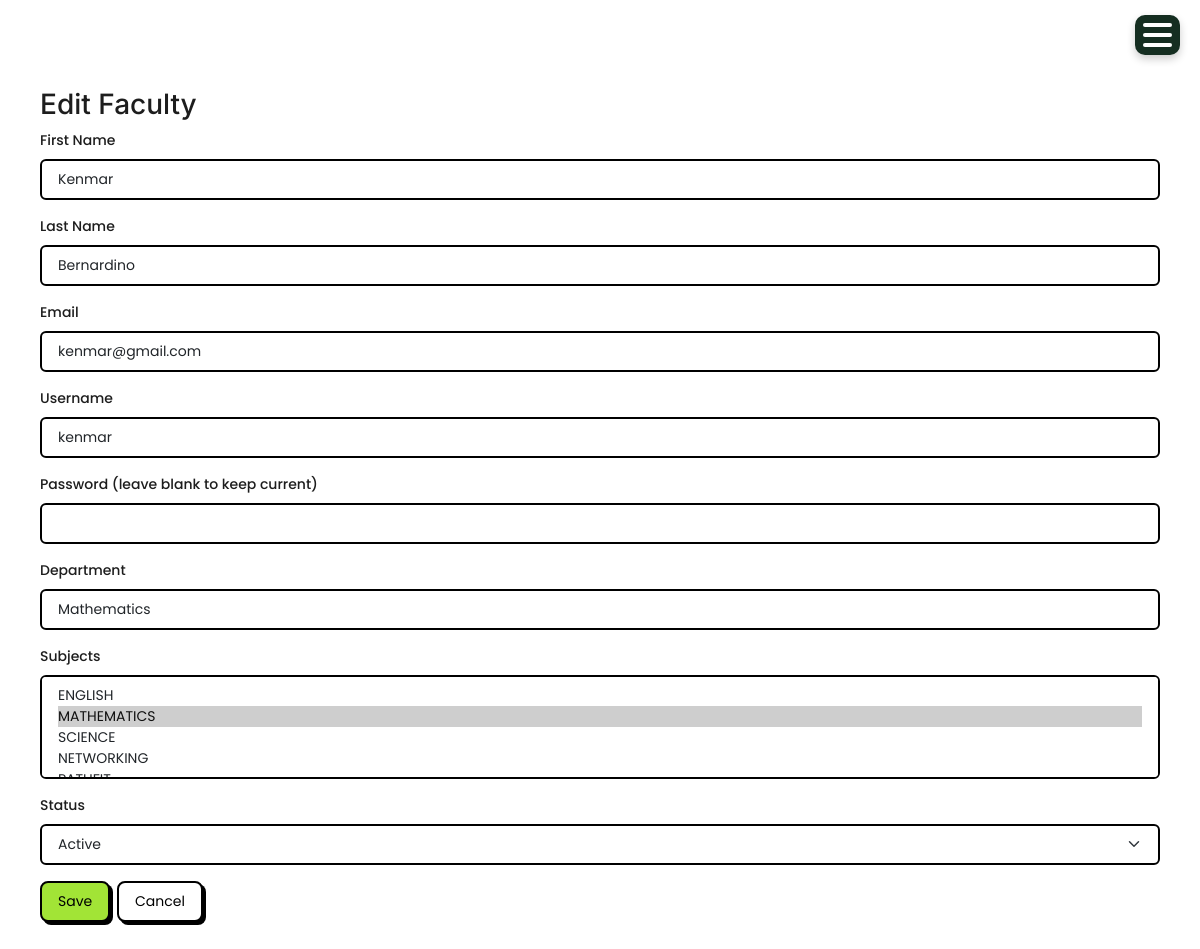
Page /edit_faculties/15/ on the committed database.
### account/models.py (models this page shows, shortened)
class Faculty(models.Model):
    user = models.OneToOneField(User, on_delete=models.CASCADE)
    department = models.CharField(max_length=100)
    subjects = models.ManyToManyField(Subject, blank=True)
    status = models.CharField(max_length=20, default="Active")

class User(AbstractUser):
    is_admin = models.BooleanField('Is admin', default=False)
    is_student = models.BooleanField('Is student', default=False)
    is_faculty = models.BooleanField('Is faculty', default=False)
    department = models.CharField(max_length=100, blank=True, null=True)
    course = models.CharField(max_length=100, blank=True, null=True)
    section = models.CharField(max_length=50, blank=True, null=True)
    status = models.CharField(max_length=20, default="Active")  # Active, Inactive, Pending
    ROLE_CHOICES = (
        ('admin', 'Admin'),
        ('faculty', 'Faculty'),
        ('student', 'Student'),
    )
    role = models.CharField(max_length=20, choices=ROLE_CHOICES)

class Subject(models.Model):
    code = models.CharField(max_length=20, default='DEFAULT_CODE')
    name = models.CharField(max_length=100)
    department = models.CharField(max_length=100)
    grade_level = models.CharField(max_length=10, choices=[
        ('Grade 7', 'Grade 7'),
        ('Grade 8', 'Grade 8'),
        ('Grade 9', 'Grade 9'),
        ('Grade 10', 'Grade 10')
    ], blank=True, null=True)
    status = models.CharField(max_length=10, choices=[('Active','Active'),('Inactive','Inactive')])

### account/views.py (the view, shortened to what this page needs)
# urls.py: path('edit_faculties/<int:faculty_id>/', views.edit_faculties, name='edit_faculties'),
def edit_faculties(request, faculty_id):
    faculty = get_object_or_404(Faculty, id=faculty_id)
    user = faculty.user  # related user
    return render(request, 'edit_faculties.html', {'faculty': faculty, 'all_subjects': Subject.objects.all()
})

### templates/edit_faculties.html (shortened to what this page needs)
{% extends 'base.html' %}
{% block content %}
<div class="container mt-5">
    <h2>Edit Faculty</h2>
    <form method="post">
        <div class="mb-3">
            <label class="form-label">First Name</label>
            <input type="text" class="form-control" name="first_name" value="{{ faculty.user.first_name }}">
        </div>
        <div class="mb-3">
            <label class="form-label">Last Name</label>
            <input type="text" class="form-control" name="last_name" value="{{ faculty.user.last_name }}">
        </div>
        <div class="mb-3">
              <div class="mb-3">
            <label class="form-label">Email</label>
            <input type="text" class="form-control" name="email" value="{{ faculty.user.email }}">
        </div>
            <label class="form-label">Username</label>
            <input type="text" class="form-control" name="username" value="{{ faculty.user.username }}">
        </div>
        <div class="mb-3">
            <label class="form-label">Password (leave blank to keep current)</label>
            <input type="password" class="form-control" name="password">
        </div>
        <div class="mb-3">
            <label class="form-label">Department</label>
            <input type="text" class="form-control" name="department" value="{{ faculty.department }}">
        </div>
  <div class="mb-3">
    <label class="form-label">Subjects</label>
    <select class="form-select" name="subjects" multiple>
        {% for sub in all_subjects %}
            <option value="{{ sub.id }}"
                {% if sub in faculty.subjects.all %}selected{% endif %}>
                {{ sub.name }}
            </option>
        {% endfor %}
    </select>
</div>
        <div class="mb-3">
            <label class="form-label">Status</label>
            <select class="form-select" name="status">
                <option value="Active" {% if faculty.status == 'Active' %}selected{% endif %}>Active</option>
            </select>
        </div>
        <button type="submit" class="btn btn-primary">Save</button>
        <a href="{% url 'manage_user' %}" class="btn btn-secondary">Cancel</a>
    </form>
</div>
{% endblock %}

### static/css/sidebar.css (style rules this page uses)
:root { --sidebar-bg: #152E21; --sidebar-text: #9CA576; --content-bg: #FFFFFF; --line-clr: #616161; --hover-clr: #3f6a469d ; --accent-clr: #d9bae7; --secondary-text-clr: #1D1D1D; }
* { margin: 0; padding: 0; font-family: Poppins, sans-serif; }
html { font-family: Poppins, Inter, Segoe UI, sans-serif; line-height: 1.5rem; }
body { min-height: 100vh; min-height: 100dvh; background: var(--content-bg); color: var(--sidebar-text); display: grid; grid-template-columns: auto 1fr; }
.container { border-radius: 1em; margin-bottom: 20px; color: #1D1D1D; }
h2 { font-family: Inter, sans-serif; }
@media (max-width: 1200px) { body { grid-template-columns: 1fr; } }
@media (max-width: 1200px) { .container { border: none; padding: 0; } }

### static/css/modal_common.css (style rules this page uses)
.global-button-style, button:not(.dropdown-btn, #hamburger-btn, .dropdown-open, .search-btn), .btn:not(.dropdown-btn, #hamburger-btn), .btn-action:not(.dropdown-btn, #hamburger-btn), .modal-save:not(.dropdown-btn, #hamburger-btn), .modal-cancel:not(.dropdown-btn, #hamburger-btn), .view-all-btn:not(.dropdown-btn, #hamburger-btn), .timeline-btn:not(.dropdown-btn, #hamburger-btn), .btn-action-predict:not(.dropdown-btn, #hamburger-btn), .btn-action-edit:not(.dropdown-btn, #hamburger-btn), .btn-action-delete:not(.dropdown-btn, #hamburger-btn), .btn-icon:not(.dropdown-btn, #hamburger-btn), .btn-icon-delete:not(.dropdown-btn, #hamburger-btn) { border-radius: 8px; transition: transform 0.14s ease, filter 0.14s ease, box-shadow 0.14s ease; display: inline-flex; align-items: center; justify-content: center; gap: 8px; }
.btn, .modal-cancel, .view-all-btn { text-decoration: none !important; }
body { overflow-x: hidden; }

### rows in the picture
Faculty: first_name "Kenmar", last_name "Bernardino", email "kenmar@gmail.com", username "kenmar", department "Mathematics", subjects "ENGLISH / MATHEMATICS ☑ / SCIENCE / NETWORKING", status "Active"
